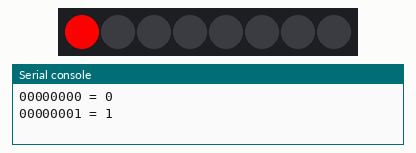
Bench run of a program on a simulated Raspberry Pi Pico running MicroPython. Parts: 8 RGB LEDs in strip order, left to right, the last lines printed to the serial console.

Above: at 0.37 s.
At 5.14 s:
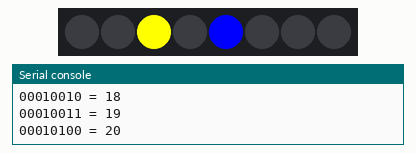
At 10.16 s:
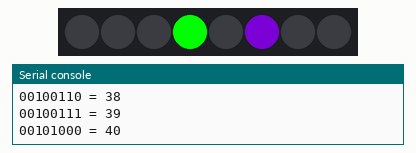
At 19.94 s:
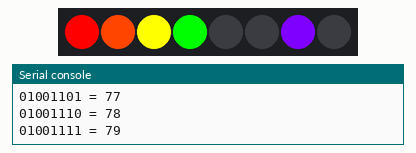
At 29.73 s:
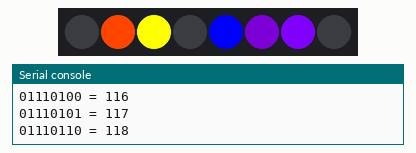
At 39.77 s:
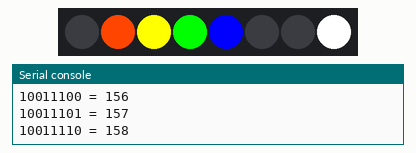
Timing chart, 0 to 40.0 s (numbered marks = the images above):
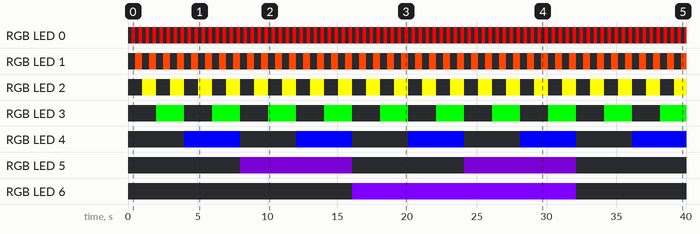

Measured:
- by itself, RGB LED 0: alternates RGB(255, 0, 0) for 0.25 s and off for 0.25 s
- by itself, RGB LED 1: alternates RGB(255, 69, 0) for 0.50 s and off for 0.50 s
- by itself, RGB LED 2: alternates RGB(255, 255, 0) for 1.0 s and off for 1.0 s
- by itself, RGB LED 3: alternates RGB(0, 255, 0) for 2.0 s and off for 2.0 s
- by itself, RGB LED 4: alternates RGB(0, 0, 255) for 4.0 s and off for 4.0 s
- by itself, RGB LED 5: alternates RGB(75, 0, 130) for 8.0 s and off for 8.0 s
- by itself, RGB LED 6: off → RGB(127, 0, 255) at 16.1 s, → off 16.1 s later

The program:

lesson4-binary-counter-ws2812.py
```python
# Program for a Binary Counter 0-256
# Lori Pfahler
# Feb 2023
# https://raw.githubusercontent.com/lpfahler/Pico_Projects/main/binary_counter_version2.py

# updated to use ws2812 led strip
# Ron Kline 2/28/2023

# WS2812 use *** CAUTION ***
# Please note the WS2812 LEDs can draw more current than traditional LEDs
# the 8 LED strip should be OK with the Pico.  For longer strips, an external
# power supply should be used.

# For the WS2812, the colors are displayed as a mix [R,G,B].
# to decrease brightness using the enclosed library, reduce the values of R,G,B.

from machine import Pin
from utime import sleep
from ws2812 import WS2812   # copy to Pico-> /kepler/libs/ws2812.py

# variable for setting the speed of counting
delayTime = .25

# WS2812 Black wire to ground rail
# WS2812 Red wire to +3.3v rail
# WS2812 Yellow wire to GP0 to connect the ws2812 data IN

# Use GPIO 0 pin to use the eight LEDs
ws = WS2812(machine.Pin(0),8)

# define a function to turn all LEDs off
# numbers in brackets are Red, Green, and Blue values
def ledsOff():
    ws[0] = [0,0,0]
    ws[1] = [0,0,0]
    ws[2] = [0,0,0]
    ws[3] = [0,0,0]
    ws[4] = [0,0,0]
    ws[5] = [0,0,0]
    ws[6] = [0,0,0]
    ws[7] = [0,0,0]
    ws.write()

# use try and except to turn LEDs off when exiting the program using Ctrl-C.
try:
    while True:

        for myNum in range(0, 256, 1):
            # turn myNum into binary string with eight digits
            myBin = '{0:08b}'.format(myNum) # 2 is being raised to the 8th power
            print(myBin, '=', myNum)
            # light up the LEDS according to the binary representation
            # separate out digits of the binary string and make these integers

            # When using the ws2812 strip,
            # LEDs are displayed in the order of Least Significant Bit
            # meaning (int(myBin[7])) is associated with [ws0],
            # Most Significant Bit(int(myBin[0]))is associated with ws[7].
            # the number 128 is 10000000 in binary.
            #   MSD           LSB
            #    |             |
            #    1 0 0 0 0 0 0 0

            if (int(myBin[7])) == 1:
                ws[0] = [255,0,0]    # Red
            else:
                ws[0] = [0,0,0]

            if (int(myBin[6])) == 1:
                ws[1] = [255,69,0]     #Orange
            else:
                ws[1] = [0,0,0]

            if (int(myBin[5])) == 1:
                ws[2] = [255,255,0]     #Yellow
            else:
                ws[2] = [0,0,0]

            if (int(myBin[4])) == 1:
                ws[3] = [0,255,0]         #Green
            else:
                ws[3] = [0,0,0]

            if (int(myBin[3])) == 1:
                ws[4] = [0,0,255]           # Blue
            else:
                ws[4] = [0,0,0]

            if (int(myBin[2])) == 1:
                ws[5] = [75,0,130]           # Indigo
            else:
                ws[5] = [0,0,0]

            if (int(myBin[1])) == 1:
                ws[6] = [127,0,255]           # Violet
            else:
                ws[6] = [0,0,0]

            if (int(myBin[0])) == 1:
                ws[7] = [255,255,255]      # White
            else:
                ws[7] = [0,0,0]

            ws.write()
            sleep(delayTime)

except KeyboardInterrupt:
    # turn off LEDs
    ledsOff()
    ws.write()
```
